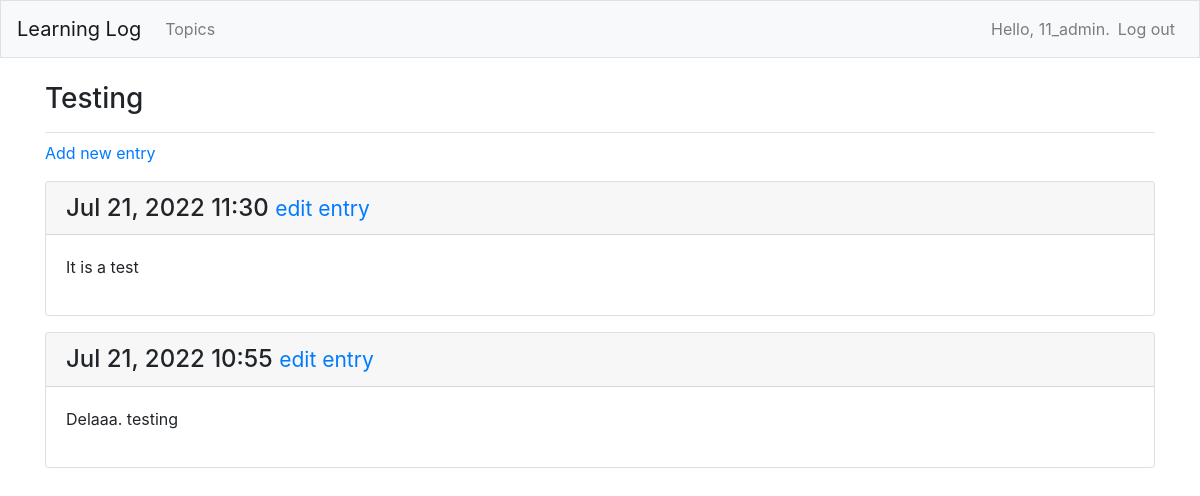
Before: /topics/4/ (signed in) with the older database file.
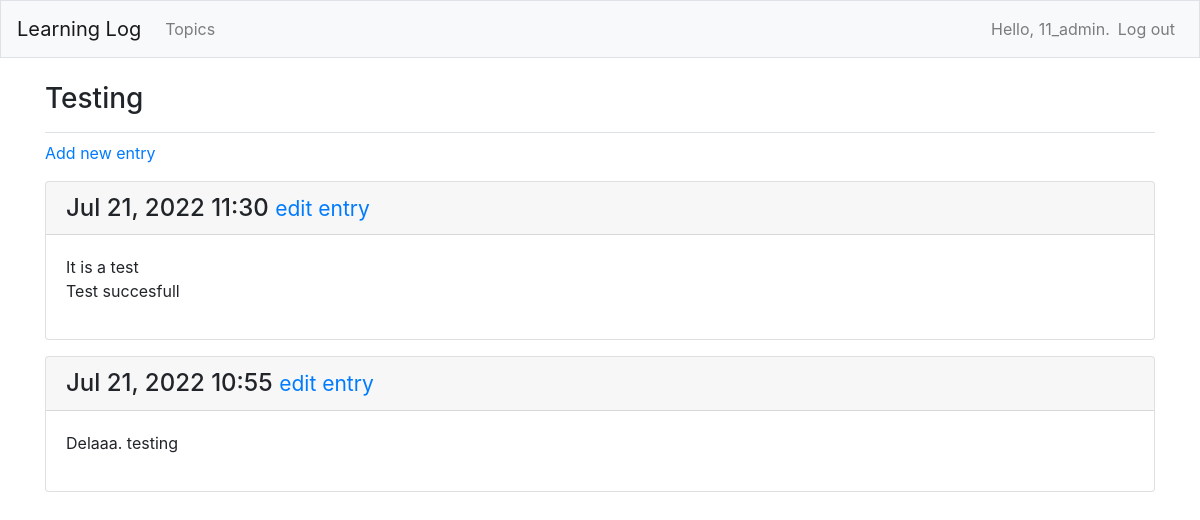
After: the same page with the newer database file.
### learning_logs/models.py (models this page shows, shortened)
class Entry(models.Model):
    topic = models.ForeignKey(Topic, on_delete=models.CASCADE)
    text = models.TextField()
    date_added = models.DateTimeField(auto_now_add=True)
    class Meta:
        verbose_name_plural = 'entries'

### learning_logs/views.py (the view)
# urls.py: path('topics/<int:topic_id>/', views.topic, name='topic'),
@login_required()
def topic(request, topic_id):
    topic = Topic.objects.get(id=topic_id)
    if topic.owner != request.user:
        raise Http404
    entries = topic.entry_set.order_by('-date_added')
    context = {'topic': topic, 'entries': entries}
    return render(request, 'learning_logs/topic.html', context)

### learning_logs/models.py (called while the page is built)
    def __str__(self):
        return self.text

### learning_logs/templates/learning_logs/topic.html
{% extends 'learning_logs/base.html' %}
{% block page_header %}
  <h3>{{ topic}}</h3>
{% endblock page_header%}
{% block content %}
  <p>
    <a href="{% url 'learning_logs:new_entry' topic.id %}">Add new entry</a>
  </p>
  {% for entry in entries %}
    <div class="card mb-3">
      <h4 class="card-header">
        {{ entry.date_added|date:'M d, Y H:i' }}
        <small><a href="{% url 'learning_logs:edit_entry' entry.id %}">edit entry</a></small>
      </h4>
      <div class="card-body">
        {{ entry.text|linebreaks }}
      </div>
    </div>
  {% empty %}
    <p>There are no entries for this topic yet.</p>
  {% endfor %}
{% endblock content %}

Changed rows visible on the page:
changed Entry: text "It is a test" → "It is a test Test succesfull"
